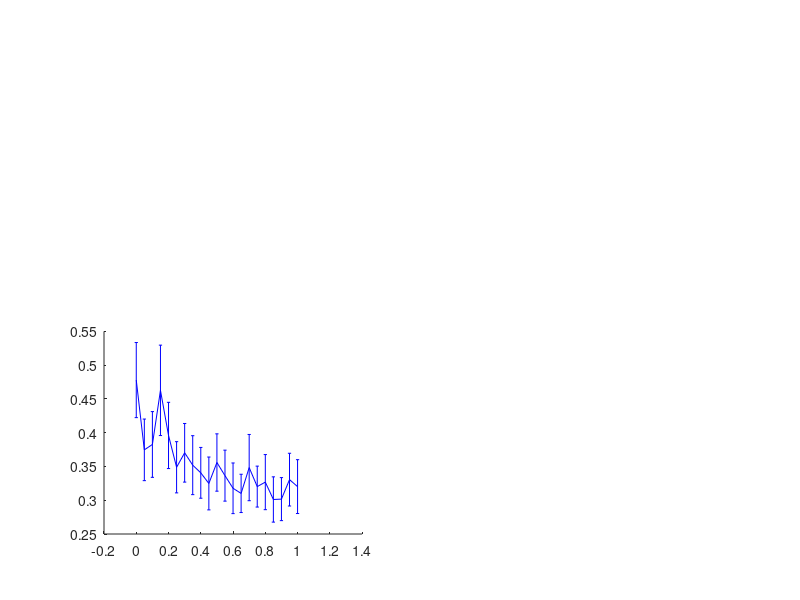

Recreate this plot in MATLAB. (Note: this script raises an error after producing the figure.)
%%% Producing Figure 4.5 from the thesis, Chapter 4.

%%% Producing plots with error bars for a varying chronically infected 
%%% death rate alpha_C

%%% This is done for epsilon = 0, epsilon = 0.5. 

%%% Run in conjunction with the similarly named script in the SIS, SIR and 
%%% SICR folder.

%%% Run in order of SIS, SICS, SIR, SICR

z = 1.96;
T = 500;

cvec = 0:0.05:1;
%% Alpha = 80, Epsilon = 0
load('SICScEps0Alpha80it100t500')
sz = size(minorextinct);
avgmin = zeros(1, sz(2)); 
cimin = zeros(1, sz(2));
for i = 1:sz(2)
    nzmin = nonzeros(minorextinct(:,i));  %all nonzero extinction times from a minor outbreak
    
    up2 = find(nzmin > T); %ignoring all extinction times greater than T
    nzmin(up2) = [];
   
    if length(nzmin) > 0.5*sz(1)  %finding the mean and CI for minor outbreaks
        avgmin(i) = mean(nzmin);
        cimin(i) = z*std(nzmin)/sqrt(length(nzmin));
    end
end
g = find(avgmin>0);

subplot(2,2,3)
if isempty(g) == 0
    errorbar(cvec(g), avgmin(g), cimin(g), 'b-', 'LineWidth', 0.5)
    hold on
end
ylim([0 3])

%% Alpha = 40, Epsilon = 0
load('SICScEps0Alpha40it100t500')
sz = size(minorextinct);
avgmin = zeros(1, sz(2)); 
cimin = zeros(1, sz(2));
for i = 1:sz(2)
    nzmin = nonzeros(minorextinct(:,i));  %all nonzero extinction times from a minor outbreak
    
    up2 = find(nzmin > T); %ignoring all extinction times greater than T
    nzmin(up2) = [];
   
    if length(nzmin) > 0.5*sz(1)  %finding the mean and CI for minor outbreaks
        avgmin(i) = mean(nzmin);
        cimin(i) = z*std(nzmin)/sqrt(length(nzmin));
    end
end
g = find(avgmin>0);

subplot(2,2,1)
if isempty(g) == 0
    errorbar(cvec(g), avgmin(g), cimin(g), 'b-', 'LineWidth', 0.5)
    hold on
end

%% Alpha = 80, Epsilon 0.5
load('SICScEps05Alpha80it100t500')
sz = size(minorextinct);
avgmin = zeros(1, sz(2)); 
cimin = zeros(1, sz(2));
for i = 1:sz(2)
    nzmin = nonzeros(minorextinct(:,i));  %all nonzero extinction times from a minor outbreak
    
    up2 = find(nzmin > T); %ignoring all extinction times greater than T
    nzmin(up2) = [];
   
    if length(nzmin) > 0.5*sz(1)  %finding the mean and CI for minor outbreaks
        avgmin(i) = mean(nzmin);
        cimin(i) = z*std(nzmin)/sqrt(length(nzmin));
    end
end
g = find(avgmin>0);

subplot(2,2,3)
if isempty(g) == 0
    errorbar(cvec(g), avgmin(g), cimin(g), 'r-', 'LineWidth', 0.5)
    hold on
end
ylim([0 3])
xlim([0 1])
xticks([0 0.2 0.4 0.6 0.8 1])
xlabel('c');
ylabel({'                                               Mean time to pathogen extinction, \tau',''},'FontSize',15)
set(gca, 'Position', [0.27 0.1 0.21 0.405])
str = 'A(ii)';
dim = [.44 .465 .03 .03];
annotation('textbox', dim, 'String', str, 'FitBoxToText', 'off', 'EdgeColor', 'w');
hold on

%% Alpha = 40, Epsilon = 0.5
load('SICScEps05Alpha40it100t500')
sz = size(minorextinct);
avgmin = zeros(1, sz(2)); 
cimin = zeros(1, sz(2));
for i = 1:sz(2)
    nzmin = nonzeros(minorextinct(:,i));  %all nonzero extinction times from a minor outbreak
    
    up2 = find(nzmin > T); %ignoring all extinction times greater than T
    nzmin(up2) = [];
   
    if length(nzmin) > 0.5*sz(1)  %finding the mean and CI for minor outbreaks
        avgmin(i) = mean(nzmin);
        cimin(i) = z*std(nzmin)/sqrt(length(nzmin));
    end
end
g = find(avgmin>0);

subplot(2,2,1)
if isempty(g) == 0
    errorbar(cvec(g), avgmin(g), cimin(g), 'r-', 'LineWidth', 0.5)
    hold on
end
ylim([0 100])
xlim([0 1])
xticks([0 0.2 0.4 0.6 0.8 1])
xticklabels([])
set(gca, 'Position', [0.27 0.55 0.21 0.405])
str = 'A(i)';
dim = [.44 .915 .03 .03];
annotation('textbox', dim, 'String', str, 'FitBoxToText', 'off', 'EdgeColor', 'w');
hold on